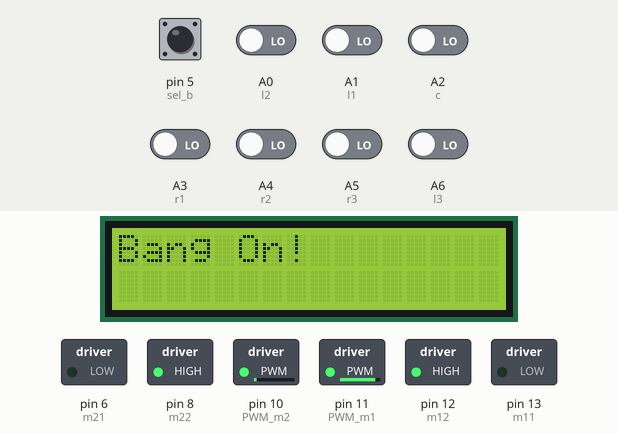
This sketch was run on a simulated Arduino Mega 2560, built with avr-gcc and run on an emulated ATmega2560. Parts: 16×2 character LCD, switched loads named in the sketch (green lamp = pin HIGH). Inputs (shaded band) come from the test bench; at power-on: pin 5 (sel_b) HIGH, A0 (l2), A1 (l1), A2 (c), A3 (r1), A4 (r2), A5 (r3), A6 (l3) LOW.

Above: at 14.0 s.
14.1 s: A4 (r2) driven HIGH
At 14.9 s:
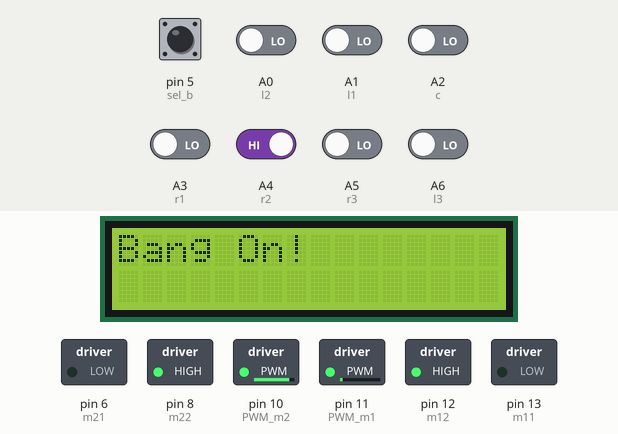
15.6 s: A2 (c) driven HIGH
At 16.0 s:
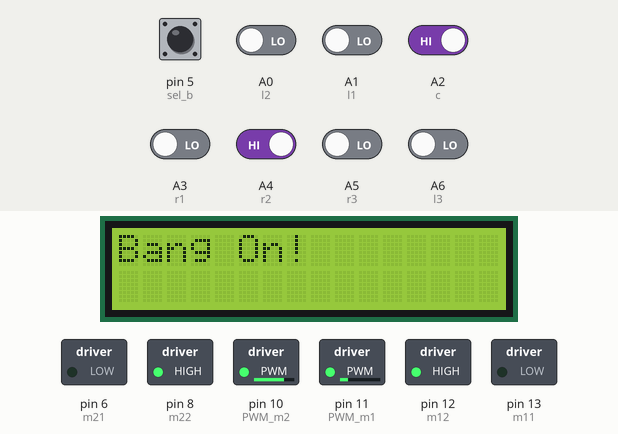
17.1 s: A4 (r2) driven LOW
At 18.3 s:
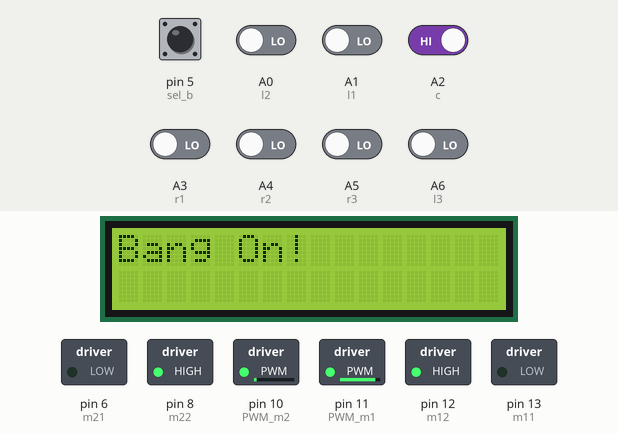
18.6 s: A5 (r3) driven HIGH
At 19.5 s:
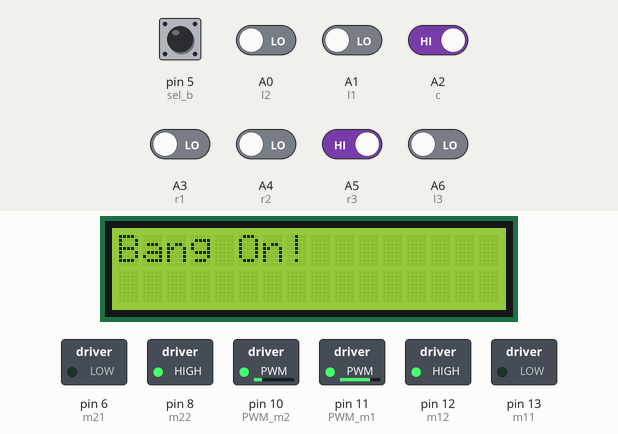
20.1 s: A3 (r1) driven HIGH
At 20.6 s:
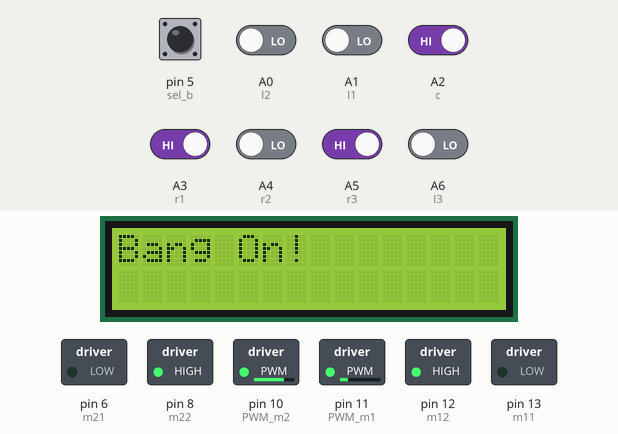
21.6 s: A2 (c) driven LOW
At 23.0 s:
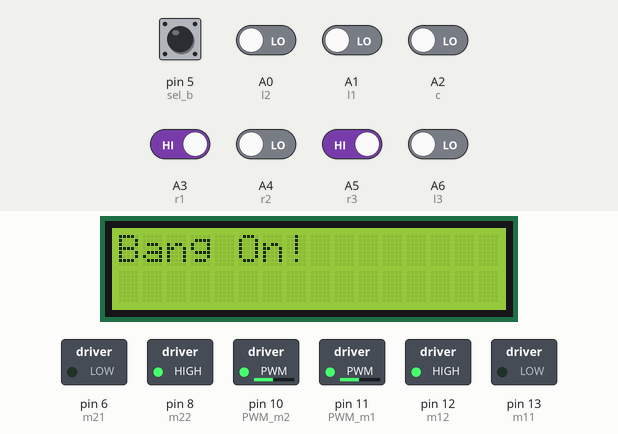
Timing chart, 0 to 24.1 s (numbered marks = the images above; inputs shaded):
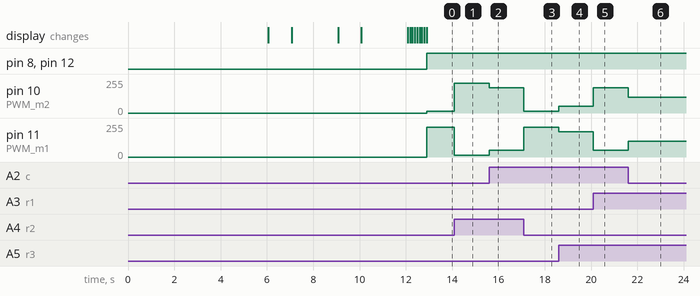

Measured:
- after the input at 14.1 s, pin 10 (PWM_m2): 15/255 → 225/255 at once; pin 11 (PWM_m1): 225/255 → 15/255 at once
- after the input at 15.6 s, pin 10 (PWM_m2): 225/255 → 190/255 at once; pin 11 (PWM_m1): 15/255 → 50/255 at once
- after the input at 17.1 s, pin 10 (PWM_m2): 190/255 → 15/255 at once; pin 11 (PWM_m1): 50/255 → 225/255 at once
- after the input at 18.6 s, pin 10 (PWM_m2): 15/255 → 50/255 at once; pin 11 (PWM_m1): 225/255 → 190/255 at once
- after the input at 20.1 s, pin 10 (PWM_m2): 50/255 → 190/255 at once; pin 11 (PWM_m1): 190/255 → 50/255 at once
- after the input at 21.6 s, pin 10 (PWM_m2): 190/255 → 120/255 at once; pin 11 (PWM_m1): 50/255 → 120/255 at once

The sketch:

enigma.ino
```cpp
//created by Kartik Madhira and Ammar Gandhi
//kartikmadhira1@gmail.com
//ammar.cma@gmail.com

#include <LiquidCrystal.h>

LiquidCrystal lcd(53,51,49,47,45,43);
//hare krishna
//will only be using 5 of  the 7 irs
int sel_b =      5;
int up_b  =      4;
int down_b=     7 ;
int count;
int m11   =      13;
int m12    =     12;
int PWM_m1  =    11;
int PWM_m2   =   10;
int m21       =  6;
int m22        = 8;
int Mmax        =255;
int l3          =A6;
int r3          =A5;
int l2          =A0;
int  l1          =A1;
int  c          = A2;
int r1          =A3;
int r2          =A4;
int fwdspeed    =180;
int basespeed   =120;
float kp=7,ki=0,kd=5;
void fastforward();
float raw_output,raw2_output,proportional,derivative,integral,integrand,rate;
boolean start;
int output,L1,L2,C,R1,R2,R3,L3,final_error,M1,M2,motor_speed1,motor_speed2,error,preverror;

void setup()
{
  // put your setup code here, to run once:
lcd.begin(16,2);
lcd.print("----ENIGMA----");
delay(6000);
lcd.clear();
lcd.write("By :-");
delay(1000);
lcd.clear();
lcd.write("Kartik Madhira");
delay(2000);
lcd.clear();
lcd.write("and");
delay(1000);
lcd.clear();
lcd.write("Ammar Gandhi");
delay(2000);
pinMode(sel_b,INPUT);
pinMode(up_b,INPUT);
pinMode(down_b,INPUT);
pinMode(A0,INPUT);
pinMode(A1,INPUT);
pinMode(A2,INPUT);
pinMode(A3,INPUT);
pinMode(A5,INPUT);
pinMode(A6,INPUT);

pinMode(m11,OUTPUT);
pinMode(m12,OUTPUT);
pinMode(m21,OUTPUT);
pinMode(m22,OUTPUT);
pinMode(PWM_m1,OUTPUT);
pinMode(PWM_m2,OUTPUT);
push_settings();
Serial.begin(9600);
}

void loop() {
  // put your main code here, to run repeatedly:
if(start==true){
//error generation;
L3=digitalRead(l3);
L2=digitalRead(l2);
L1=digitalRead(l1);
C=digitalRead(c);
R1=digitalRead(r1);
R2=digitalRead(r2);
R3=digitalRead(r3);

//digitalWrite(3,HI
  if(R3==0&&R2==0)
  {
    error=5;
  }
  else if(R2==0&&R1==0)
  {
    error=10;
  }

  else if (R1==0&&C==0)
  {
    error=35;
  }
   else if(C==0)
  {
    error=20;
  }
  else if(L1==0&&C==0)
  {
   error=25;
  }
  else if(L1==0&&L2==0)
  {
    error=30;
  }
   else if(L2==0&&L3==0)
  {
    error=35;
  }
  else if( R2==0&&R3==0&&C==0&&R1==0)
   {
   error=5;
 }


final_error=error-20;
integral=integral+error;
motor_speed1=kp*final_error+kd*(final_error-preverror)+ki*integral;
preverror=final_error;

M1=basespeed-motor_speed1;
M2=basespeed+motor_speed1;

if(M1>Mmax)
{
  M1=Mmax;
}
 if(M2>Mmax)
 {
   M2=Mmax;
 }
if(M1<0)
{M1=0;
}
 if(M2<0)
 {
  M2=0;
 }


{
digitalWrite(m11,LOW);
  digitalWrite(m21,LOW);
  digitalWrite(m12,HIGH);
  digitalWrite(m22,HIGH);
  analogWrite (PWM_m1,M1);
  analogWrite (PWM_m2,M2);
}

}
}

int  push_settings()
{
++count;
if(count==1)
{
  lcd.clear();
  lcd.print("Set Kp-");
  kp=set(kp);
++count;
}
delay(100);
if (count==2)
{lcd.clear();
lcd.print("Set Kd-");
kd=set(kd);
++count;
}
delay(100);
if (count==3)
{
  lcd.clear();
lcd.print("Set Ki-");
ki=set(ki);
++count;
}
delay(100);
if (count==4)
{

lcd.clear();
lcd.print("Set Basespeed");
basespeed=set(basespeed);
  ++count;
}
delay(100);
if(count>4)
{
  lcd.clear();

  lcd.print("Bang On!");

  start=true;
}
}
float set(float a )
{
delay(100);
lcd.setCursor(0,1);
lcd.print(a);

while((digitalRead(sel_b)==LOW))
{


    if((digitalRead(up_b)==HIGH))
    {
      lcd.clear();
      //incrementing by 0.1
      a*=10;
      a++;
      a/=10;
      lcd.setCursor(0,1);
      lcd.print(a);
    }
     if ((digitalRead(down_b)==HIGH))
     {

      a*=10;
      a--;
      a/=10;

      lcd.setCursor(0,1);
      lcd.print(a);
     }

  delay(100);

    }
    return(a);
}
```
